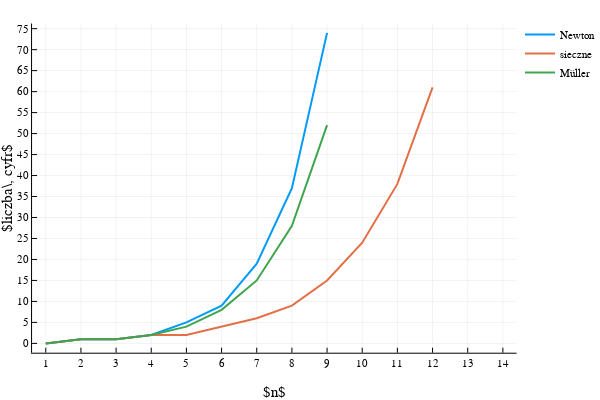

The cell this chart's notebook holds for it:
### Code cell
f2(x) = (x-1.0)*(x-2.0)*(2x-3.0)*(x-4.0)
df2(x) = 8.0(x^3.0 - 6.375x^2 + 12.25x - 7.25)
f2_zero = 2.0
x0_2 = BigFloat(3.0)
@assert(f2(f2_zero) == 0.0, f2(f2_zero))
test_methods(f2, df2, x0_2, f2_zero, 20)

### Figure 1 — Plotly figure (JSON) as saved in the notebook; plotly's stock layout.template omitted (floating-point values rounded to 4 significant figures)
{"data": [{"colorbar": {"title": ""}, "hoverinfo": "text", "legendgroup": "Newton", "line": {"color": "rgba(0, 154, 250, 1.000)", "dash": "solid", "shape": "linear", "width": 2}, "mode": "lines", "name": "Newton", "showlegend": true, "text": [null, null, null, null, null, null, null, null, null, null, null, null, null, null], "type": "scatter", "x": [1, 2, 3, 4, 5, 6, 7, 8, 9, 10, 11, 12, 13, 14], "xaxis": "x1", "y": [0, 1, 1, 2, 5, 9, 19, 37, 74, null, null, null, null, null], "yaxis": "y1", "zmax": 0.1, "zmin": -0.1}, {"colorbar": {"title": ""}, "hoverinfo": "text", "legendgroup": "sieczne", "line": {"color": "rgba(227, 111, 71, 1.000)", "dash": "solid", "shape": "linear", "width": 2}, "mode": "lines", "name": "sieczne", "showlegend": true, "text": [null, null, null, null, null, null, null, null, null, null, null, null, null, null], "type": "scatter", "x": [1, 2, 3, 4, 5, 6, 7, 8, 9, 10, 11, 12, 13, 14], "xaxis": "x1", "y": [0, 1, 1, 2, 2, 4, 6, 9, 15, 24, 38, 61, null, null], "yaxis": "y1", "zmax": 0.1, "zmin": -0.1}, {"colorbar": {"title": ""}, "hoverinfo": "text", "legendgroup": "Müller", "line": {"color": "rgba(62, 164, 78, 1.000)", "dash": "solid", "shape": "linear", "width": 2}, "mode": "lines", "name": "Müller", "showlegend": true, "text": [null, null, null, null, null, null, null, null, null, null, null, null, null, null], "type": "scatter", "x": [1, 2, 3, 4, 5, 6, 7, 8, 9, 10, 11, 12, 13, 14], "xaxis": "x1", "y": [0, 1, 1, 2, 4, 8, 15, 28, 52, null, null, null, null, null], "yaxis": "y1", "zmax": 0.1, "zmin": -0.1}], "layout": {"annotations": [], "height": 400, "legend": {"bgcolor": "rgba(255, 255, 255, 1.000)", "bordercolor": "rgba(0, 0, 0, 1.000)", "font": {"color": "rgba(0, 0, 0, 1.000)", "family": "sans-serif", "size": 11}, "tracegroupgap": 0, "x": 1, "y": 1}, "margin": {"b": 20, "l": 0, "r": 0, "t": 20}, "paper_bgcolor": "rgba(255, 255, 255, 1.000)", "plot_bgcolor": "rgba(255, 255, 255, 1.000)", "showlegend": true, "width": 600, "xaxis": {"anchor": "y1", "domain": [0.06165, 0.9934], "gridcolor": "rgba(0, 0, 0, 0.100)", "gridwidth": 0.5, "linecolor": "rgba(0, 0, 0, 1.000)", "mirror": false, "range": [0.61, 14.39], "showgrid": true, "showline": true, "showticklabels": true, "tickangle": 0, "tickcolor": "rgb(0, 0, 0)", "tickfont": {"color": "rgba(0, 0, 0, 1.000)", "family": "sans-serif", "size": 11}, "tickmode": "array", "ticks": "inside", "ticktext": ["1", "2", "3", "4", "5", "6", "7", "8", "9", "10", "11", "12", "13", "14"], "tickvals": [1, 2, 3, 4, 5, 6, 7, 8, 9, 10, 11, 12, 13, 14], "title": "$n$", "titlefont": {"color": "rgba(0, 0, 0, 1.000)", "family": "sans-serif", "size": 15}, "type": "-", "visible": true, "zeroline": false, "zerolinecolor": "rgba(0, 0, 0, 1.000)"}, "yaxis": {"anchor": "x1", "domain": [0.07581, 0.9902], "gridcolor": "rgba(0, 0, 0, 0.100)", "gridwidth": 0.5, "linecolor": "rgba(0, 0, 0, 1.000)", "mirror": false, "range": [-2.22, 76.22], "showgrid": true, "showline": true, "showticklabels": true, "tickangle": 0, "tickcolor": "rgb(0, 0, 0)", "tickfont": {"color": "rgba(0, 0, 0, 1.000)", "family": "sans-serif", "size": 11}, "tickmode": "array", "ticks": "inside", "ticktext": ["0", "5", "10", "15", "20", "25", "30", "35", "40", "45", "50", "55", "60", "65", "70", "75"], "tickvals": [0, 5, 10, 15, 20, 25, 30, 35, 40, 45, 50, 55, 60, 65, 70, 75], "title": "$liczba\\, cyfr$", "titlefont": {"color": "rgba(0, 0, 0, 1.000)", "family": "sans-serif", "size": 15}, "type": "-", "visible": true, "zeroline": false, "zerolinecolor": "rgba(0, 0, 0, 1.000)"}}}
